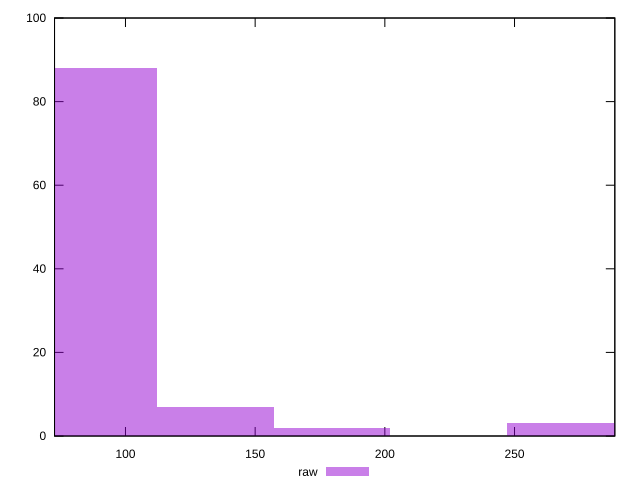

Recreate this plot in gnuplot.
reset

$raw <<EOF
269.465003635367 3
89.82166787845567 88
134.7325018176835 7
179.64333575691134 2
EOF

set key outside below
set boxwidth 44.910833939227835
set xrange [72.651:288.66999999999996]
set yrange [0:100]
set trange [0:100]
set style fill transparent solid 0.5 noborder
set terminal svg size 640, 490 enhanced background rgb 'white'
set output "report_00016_2021-02-10T13-31-48.338Z/server-response-time/samples/pages/raw/histogram.svg"

plot $raw title "raw" with boxes

reset
